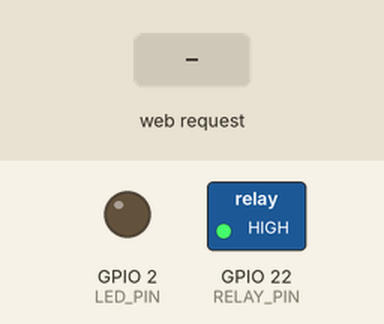
This sketch was run on a simulated ESP32. Parts: switched loads named in the sketch (green lamp = pin HIGH), output pins drawn as LEDs (lit = HIGH). The test bench sets the inputs (shaded band). WiFi joins after 1.5 s; servers stay silent unless stated; what the sketch prints to the serial monitor is not drawn.

Above: at 3.3 s.
At 5.2 s:
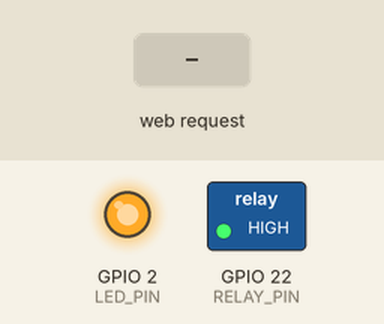
5.3 s: HTTP request GET /open received
Timing chart, 0 to 8.3 s (numbered marks = the images above; inputs shaded):
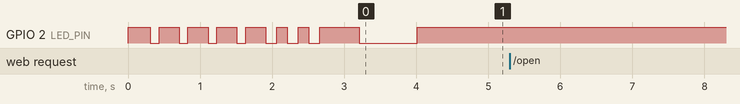

Measured:
- after the input at 5.3 s, every drawn part: stays the same

The sketch:

DoorLock.ino.ino
```cpp
#include <WiFi.h>
#include <WebServer.h>

// ========= WIFI =========
const char* WIFI_SSID = "Osai - Gerencia";
const char* WIFI_PASS = "gerencia54321";

// ========= SEGURIDAD SIMPLE (LAN) =========
const char* OPEN_TOKEN = "doorlock";
constexpr unsigned long COOLDOWN_MS = 7000;

// ========= PINES =========
constexpr int RELAY_PIN = 22;   // IN1 del relé (active LOW)
constexpr int LED_PIN   = 2;    // LED interno (active LOW)
constexpr int PULSE_MS  = 300;  // duración del "apriete"

// ========= SERVER =========
WebServer server(80);
unsigned long lastOpenMs = 0;

void relaySet(bool on) {  // on=true => relé activado
  digitalWrite(RELAY_PIN, on ? LOW : HIGH);
}
void ledSet(bool on) {    // on=true => LED encendido
  digitalWrite(LED_PIN, on ? LOW : HIGH);
}

bool tokenOkFromArg() {
  if (!server.hasArg("token")) return false;
  return server.arg("token") == OPEN_TOKEN;
}

bool tokenOkFromBody() {
  if (!server.hasArg("token")) return false;
  return server.arg("token") == OPEN_TOKEN;
}

bool cooldownOk() {
  unsigned long now = millis();
  if (now - lastOpenMs < COOLDOWN_MS) return false;
  lastOpenMs = now;
  return true;
}

void pulseGate() {
  Serial.println("[ACTION] Activando relé (simulando pulsador)");
  ledSet(true);
  relaySet(true);
  delay(PULSE_MS);
  relaySet(false);
  ledSet(false);
  Serial.println("[ACTION] Relé desactivado");
}

String htmlPage() {
  // Nota: mostramos la IP actual por DHCP en runtime
  String ip = WiFi.localIP().toString();

  String page =
    "<!doctype html><html><head>"
    "<meta charset='utf-8'/>"
    "<meta name='viewport' content='width=device-width, initial-scale=1'/>"
    "<title>Puerta</title>"
    "<style>"
    "body{font-family:Arial, sans-serif; margin:0; padding:24px; background:#0b0f14; color:#e7eef7;}"
    ".card{max-width:520px; margin:0 auto; background:#121925; padding:20px; border-radius:16px; box-shadow:0 8px 30px rgba(0,0,0,.35);}"
    "h1{margin:0 0 10px 0; font-size:22px;}"
    "p{margin:6px 0 14px 0; color:#b8c4d3;}"
    "input{width:100%; padding:14px; border-radius:12px; border:1px solid #2a3a52; background:#0b0f14; color:#e7eef7; font-size:16px;}"
    "button{width:100%; margin-top:12px; padding:16px; border-radius:14px; border:0; background:#2b7cff; color:white; font-size:18px; font-weight:700;}"
    "button:active{transform:scale(.99)}"
    ".small{font-size:12px; opacity:.85; margin-top:12px;}"
    "</style></head><body>"
    "<div class='card'>"
    "<h1>Control de Puerta (LAN - DHCP)</h1>"
    "<p>ESP32 IP: " + ip + " — Relé en GPIO22</p>"
    "<form method='POST' action='/open'>"
    "<label>Token</label>"
    "<input name='token' type='password' placeholder='Ingresá tu token' required />"
    "<button type='submit'>ABRIR</button>"
    "</form>"
    "<div class='small'>Estado: <a href='/health' style='color:#9cc6ff'>/health</a></div>"
    "</div></body></html>";

  return page;
}

void handleRoot() {
  server.send(200, "text/html", htmlPage());
}

void handleHealth() {
  server.send(200, "text/plain", "OK");
}

void handleOpenGET() {
  if (!tokenOkFromArg()) {
    Serial.println("[DENY] GET token invalido o faltante");
    server.send(401, "text/plain", "Unauthorized");
    return;
  }
  if (!cooldownOk()) {
    Serial.println("[BLOCK] Cooldown activo");
    server.send(429, "text/plain", "Too Many Requests (cooldown)");
    return;
  }
  Serial.println("[EVENT] Apertura solicitada (GET)");
  pulseGate();
  server.send(200, "text/plain", "OPENED");
}

void handleOpenPOST() {
  if (!tokenOkFromBody()) {
    Serial.println("[DENY] POST token invalido o faltante");
    server.send(401, "text/plain", "Unauthorized");
    return;
  }
  if (!cooldownOk()) {
    Serial.println("[BLOCK] Cooldown activo");
    server.send(429, "text/plain", "Too Many Requests (cooldown)");
    return;
  }
  Serial.println("[EVENT] Apertura solicitada (POST)");
  pulseGate();

  server.sendHeader("Location", "/");
  server.send(303);
}

void wifiConnectedBlink() {
  // 3 parpadeos cortos
  for (int i = 0; i < 3; i++) {
    ledSet(true);
    delay(150);
    ledSet(false);
    delay(150);
  }

  // pausa breve
  delay(400);

  // 1 parpadeo largo
  ledSet(true);
  delay(800);
  ledSet(false);
}


void setup() {
  pinMode(RELAY_PIN, OUTPUT);
  pinMode(LED_PIN, OUTPUT);
  relaySet(false);
  ledSet(false);

  Serial.begin(115200);
  delay(300);

  Serial.println("=================================");
  Serial.println("ESP32 Gate Control - LAN (DHCP)");
  Serial.println("GPIO22 -> Relé (active LOW)");
  Serial.println("GPIO2  -> LED interno (active LOW)");
  Serial.println("=================================");

  WiFi.mode(WIFI_STA);

  // ✅ DHCP: NO llamamos WiFi.config(...)
  WiFi.begin(WIFI_SSID, WIFI_PASS);

  Serial.print("[WIFI] Conectando");
  while (WiFi.status() != WL_CONNECTED) {
    Serial.print(".");
    ledSet(true); delay(120);
    ledSet(false); delay(280);
  }

  Serial.println("\n[WIFI] Conectado!");
  Serial.print("[WIFI] IP: ");
  Serial.println(WiFi.localIP());
  //Señal visual de conexión exitosa
  wifiConnectedBlink();


  server.on("/", handleRoot);
  server.on("/health", HTTP_GET, handleHealth);
  server.on("/open", HTTP_GET, handleOpenGET);
  server.on("/open", HTTP_POST, handleOpenPOST);

  server.begin();
  Serial.println("[HTTP] Server iniciado en puerto 80");

  Serial.print("[WIFI] Gateway: ");
  Serial.println(WiFi.gatewayIP());
  Serial.print("[WIFI] Subnet: ");
  Serial.println(WiFi.subnetMask());
  Serial.print("[WIFI] DNS: ");
  Serial.println(WiFi.dnsIP());
}

void loop() {
  server.handleClient();

  static unsigned long lastHb = 0;
  if (millis() - lastHb >= 10000) {
    lastHb = millis();
    Serial.println("[HEARTBEAT] vivo");
  }
}
```
